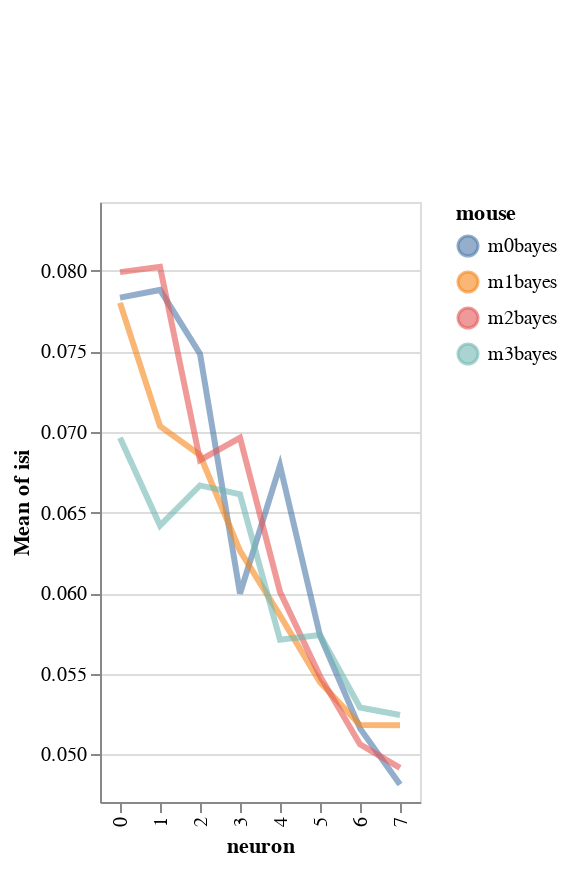

Notebook code cell kept with this figure:
### Code cell
import altair as alt
y='isi'
color='mouse'
x='neuron'

base=alt.Chart(df).encode(
            x=x,
            color=f'{color}',
            y=alt.Y(f'mean({y})',
                    scale=alt.Scale(zero=False,
                                    domain=list(np.quantile(df[y], [.05, .95])))),
)

# Create a selection that chooses the nearest point & selects based on x-value
nearest = alt.selection(type='single', nearest=True, on='mouseover',
                        fields=[x], empty='none')


# Transparent selectors across the chart. This is what tells us
# the x-value of the cursor
selectors = alt.Chart(df).mark_point().encode(
    x=x,
    opacity=alt.value(0),
).add_selection(
    nearest
)

highlight = alt.selection(type='single', on='mouseover',
                          fields=[color], nearest=True)

lines=base.mark_line(clip=True, fill=None, opacity=.6, ).encode(
            #tooltip=color,
            size=alt.condition(~highlight, alt.value(1), alt.value(3))
        )

# Draw text labels near the points, and highlight based on selection
text = lines.mark_text(align='left', dx=5, dy=-5).encode(
    text=alt.condition(nearest, y, alt.value(' '))
)

points = base.mark_circle().encode(
    opacity=alt.value(0)
).add_selection(
    highlight
)

alt.layer(
    lines, selectors, points, text
)

### Figure 1 — Vega-Lite specification as saved in the notebook (floating-point values rounded to 4 significant figures)
{"config": {"view": {"continuousWidth": 400, "continuousHeight": 300}}, "layer": [{"mark": {"type": "line", "clip": true, "fill": null, "opacity": 0.6}, "encoding": {"color": {"type": "nominal", "field": "mouse"}, "size": {"condition": {"value": 1, "selection": {"not": "selector004"}}, "value": 3}, "x": {"type": "nominal", "field": "neuron"}, "y": {"type": "quantitative", "aggregate": "mean", "field": "isi", "scale": {"domain": [0.04704, 0.08428], "zero": false}}}}, {"mark": "point", "encoding": {"opacity": {"value": 0}, "x": {"type": "nominal", "field": "neuron"}}, "selection": {"selector003": {"type": "single", "nearest": true, "on": "mouseover", "fields": ["neuron"], "empty": "none"}}}, {"mark": "circle", "encoding": {"color": {"type": "nominal", "field": "mouse"}, "opacity": {"value": 0}, "x": {"type": "nominal", "field": "neuron"}, "y": {"type": "quantitative", "aggregate": "mean", "field": "isi", "scale": {"domain": [0.04704, 0.08428], "zero": false}}}, "selection": {"selector004": {"type": "single", "on": "mouseover", "fields": ["mouse"], "nearest": true}}}, {"mark": {"type": "text", "align": "left", "dx": 5, "dy": -5}, "encoding": {"color": {"type": "nominal", "field": "mouse"}, "size": {"condition": {"value": 1, "selection": {"not": "selector004"}}, "value": 3}, "text": {"condition": {"type": "quantitative", "field": "isi", "selection": "selector003"}, "value": " "}, "x": {"type": "nominal", "field": "neuron"}, "y": {"type": "quantitative", "aggregate": "mean", "field": "isi", "scale": {"domain": [0.04704, 0.08428], "zero": false}}}}], "data": {"name": "data-a85d715fbd001485978fdb3f59e26cd0"}, "$schema": "https://vega.github.io/schema/vega-lite/v4.8.1.json", "datasets": {"data-a85d715fbd001485978fdb3f59e26cd0": [{"neuron_code": 0, "i_trial": 0, "stim": 0, "mouse_code": 0, "neuron": "0", "mouse": "m0bayes", "neuron_x_mouse": "m0bayes0", "log_firing_rate": 2.016, "Firing rate": 103.6, "firing_rate": 103.6, "i_spike": 48.0, "isi": 0.07266}, {"neuron_code": 0, "i_trial": 0, "stim": 1, "mouse_code": 0, "neuron": "0", "mouse": "m0bayes", "neuron_x_mouse": "m0bayes0", "log_firing_rate": 1.845, "Firing rate": 69.96, "firing_rate": 69.96, "i_spike": 41.5, "isi": 0.08331}, {"neuron_code": 0, "i_trial": 1, "stim": 0, "mouse_code": 0, "neuron": "0", "mouse": "m0bayes", "neuron_x_mouse": "m0bayes0", "log_firing_rate": 1.763, "Firing rate": 57.92, "firing_rate": 57.92, "i_spike": 42.5, "isi": 0.08263}, {"neuron_code": 0, "i_trial": 1, "stim": 1, "mouse_code": 0, "neuron": "0", "mouse": "m0bayes", "neuron_x_mouse": "m0bayes0", "log_firing_rate": 1.711, "Firing rate": 51.37, "firing_rate": 51.37, "i_spike": 43.0, "isi": 0.07476}, {"neuron_code": 1, "i_trial": 0, "stim": 0, "mouse_code": 0, "neuron": "1", "mouse": "m0bayes", "neuron_x_mouse": "m0bayes1", "log_firing_rate": 3.529, "Firing rate": 3382.0, "firing_rate": 3382.0, "i_spike": 39.0, "isi": 0.08926}, {"neuron_code": 1, "i_trial": 0, "stim": 1, "mouse_code": 0, "neuron": "1", "mouse": "m0bayes", "neuron_x_mouse": "m0bayes1", "log_firing_rate": 1.929, "Firing rate": 85.02, "firing_rate": 85.02, "i_spike": 43.5, "isi": 0.08025}, {"neuron_code": 1, "i_trial": 1, "stim": 0, "mouse_code": 0, "neuron": "1", "mouse": "m0bayes", "neuron_x_mouse": "m0bayes1", "log_firing_rate": 1.893, "Firing rate": 78.1, "firing_rate": 78.1, "i_spike": 51.5, "isi": 0.06597}, {"neuron_code": 1, "i_trial": 1, "stim": 1, "mouse_code": 0, "neuron": "1", "mouse": "m0bayes", "neuron_x_mouse": "m0bayes1", "log_firing_rate": 1.804, "Firing rate": 63.67, "firing_rate": 63.67, "i_spike": 43.5, "isi": 0.07979}, {"neuron_code": 2, "i_trial": 0, "stim": 0, "mouse_code": 0, "neuron": "2", "mouse": "m0bayes", "neuron_x_mouse": "m0bayes2", "log_firing_rate": 1.888, "Firing rate": 77.21, "firing_rate": 77.21, "i_spike": 41.0, "isi": 0.0848}, {"neuron_code": 2, "i_trial": 0, "stim": 1, "mouse_code": 0, "neuron": "2", "mouse": "m0bayes", "neuron_x_mouse": "m0bayes2", "log_firing_rate": 2.327, "Firing rate": 212.1, "firing_rate": 212.1, "i_spike": 58.0, "isi": 0.0606}, {"neuron_code": 2, "i_trial": 1, "stim": 0, "mouse_code": 0, "neuron": "2", "mouse": "m0bayes", "neuron_x_mouse": "m0bayes2", "log_firing_rate": 1.987, "Firing rate": 97.09, "firing_rate": 97.09, "i_spike": 41.5, "isi": 0.08302}, {"neuron_code": 2, "i_trial": 1, "stim": 1, "mouse_code": 0, "neuron": "2", "mouse": "m0bayes", "neuron_x_mouse": "m0bayes2", "log_firing_rate": 1.787, "Firing rate": 61.18, "firing_rate": 61.18, "i_spike": 48.0, "isi": 0.07101}, {"neuron_code": 3, "i_trial": 0, "stim": 0, "mouse_code": 0, "neuron": "3", "mouse": "m0bayes", "neuron_x_mouse": "m0bayes3", "log_firing_rate": 2.429, "Firing rate": 268.7, "firing_rate": 268.7, "i_spike": 55.0, "isi": 0.06318}, {"neuron_code": 3, "i_trial": 0, "stim": 1, "mouse_code": 0, "neuron": "3", "mouse": "m0bayes", "neuron_x_mouse": "m0bayes3", "log_firing_rate": 2.262, "Firing rate": 182.8, "firing_rate": 182.8, "i_spike": 58.0, "isi": 0.05932}, {"neuron_code": 3, "i_trial": 1, "stim": 0, "mouse_code": 0, "neuron": "3", "mouse": "m0bayes", "neuron_x_mouse": "m0bayes3", "log_firing_rate": 1.76, "Firing rate": 57.48, "firing_rate": 57.48, "i_spike": 53.5, "isi": 0.06546}, {"neuron_code": 3, "i_trial": 1, "stim": 1, "mouse_code": 0, "neuron": "3", "mouse": "m0bayes", "neuron_x_mouse": "m0bayes3", "log_firing_rate": 2.238, "Firing rate": 172.9, "firing_rate": 172.9, "i_spike": 65.0, "isi": 0.05194}, {"neuron_code": 4, "i_trial": 0, "stim": 0, "mouse_code": 0, "neuron": "4", "mouse": "m0bayes", "neuron_x_mouse": "m0bayes4", "log_firing_rate": 1.678, "Firing rate": 47.6, "firing_rate": 47.6, "i_spike": 42.5, "isi": 0.08136}, {"neuron_code": 4, "i_trial": 0, "stim": 1, "mouse_code": 0, "neuron": "4", "mouse": "m0bayes", "neuron_x_mouse": "m0bayes4", "log_firing_rate": 2.127, "Firing rate": 133.9, "firing_rate": 133.9, "i_spike": 56.5, "isi": 0.06193}, {"neuron_code": 4, "i_trial": 1, "stim": 0, "mouse_code": 0, "neuron": "4", "mouse": "m0bayes", "neuron_x_mouse": "m0bayes4", "log_firing_rate": 1.941, "Firing rate": 87.29, "firing_rate": 87.29, "i_spike": 56.5, "isi": 0.06177}, {"neuron_code": 4, "i_trial": 1, "stim": 1, "mouse_code": 0, "neuron": "4", "mouse": "m0bayes", "neuron_x_mouse": "m0bayes4", "log_firing_rate": 1.77, "Firing rate": 58.9, "firing_rate": 58.9, "i_spike": 52.0, "isi": 0.06658}, {"neuron_code": 5, "i_trial": 0, "stim": 0, "mouse_code": 0, "neuron": "5", "mouse": "m0bayes", "neuron_x_mouse": "m0bayes5", "log_firing_rate": 1.944, "Firing rate": 87.95, "firing_rate": 87.95, "i_spike": 59.0, "isi": 0.05874}, {"neuron_code": 5, "i_trial": 0, "stim": 1, "mouse_code": 0, "neuron": "5", "mouse": "m0bayes", "neuron_x_mouse": "m0bayes5", "log_firing_rate": 2.131, "Firing rate": 135.3, "firing_rate": 135.3, "i_spike": 55.5, "isi": 0.06226}, {"neuron_code": 5, "i_trial": 1, "stim": 0, "mouse_code": 0, "neuron": "5", "mouse": "m0bayes", "neuron_x_mouse": "m0bayes5", "log_firing_rate": 1.999, "Firing rate": 99.83, "firing_rate": 99.83, "i_spike": 64.0, "isi": 0.05473}, {"neuron_code": 5, "i_trial": 1, "stim": 1, "mouse_code": 0, "neuron": "5", "mouse": "m0bayes", "neuron_x_mouse": "m0bayes5", "log_firing_rate": 1.933, "Firing rate": 85.76, "firing_rate": 85.76, "i_spike": 63.0, "isi": 0.05371}, {"neuron_code": 6, "i_trial": 0, "stim": 0, "mouse_code": 0, "neuron": "6", "mouse": "m0bayes", "neuron_x_mouse": "m0bayes6", "log_firing_rate": 2.309, "Firing rate": 203.6, "firing_rate": 203.6, "i_spike": 64.0, "isi": 0.0541}, {"neuron_code": 6, "i_trial": 0, "stim": 1, "mouse_code": 0, "neuron": "6", "mouse": "m0bayes", "neuron_x_mouse": "m0bayes6", "log_firing_rate": 1.946, "Firing rate": 88.35, "firing_rate": 88.35, "i_spike": 69.5, "isi": 0.05059}, {"neuron_code": 6, "i_trial": 1, "stim": 0, "mouse_code": 0, "neuron": "6", "mouse": "m0bayes", "neuron_x_mouse": "m0bayes6", "log_firing_rate": 2.063, "Firing rate": 115.6, "firing_rate": 115.6, "i_spike": 70.5, "isi": 0.04968}, {"neuron_code": 6, "i_trial": 1, "stim": 1, "mouse_code": 0, "neuron": "6", "mouse": "m0bayes", "neuron_x_mouse": "m0bayes6", "log_firing_rate": 2.001, "Firing rate": 100.2, "firing_rate": 100.2, "i_spike": 66.0, "isi": 0.05206}, {"neuron_code": 7, "i_trial": 0, "stim": 0, "mouse_code": 0, "neuron": "7", "mouse": "m0bayes", "neuron_x_mouse": "m0bayes7", "log_firing_rate": 2.407, "Firing rate": 255.2, "firing_rate": 255.2, "i_spike": 82.5, "isi": 0.04205}, {"neuron_code": 7, "i_trial": 0, "stim": 1, "mouse_code": 0, "neuron": "7", "mouse": "m0bayes", "neuron_x_mouse": "m0bayes7", "log_firing_rate": 2.079, "Firing rate": 120.0, "firing_rate": 120.0, "i_spike": 68.5, "isi": 0.05124}, {"neuron_code": 7, "i_trial": 1, "stim": 0, "mouse_code": 0, "neuron": "7", "mouse": "m0bayes", "neuron_x_mouse": "m0bayes7", "log_firing_rate": 1.878, "Firing rate": 75.57, "firing_rate": 75.57, "i_spike": 66.5, "isi": 0.05182}, {"neuron_code": 7, "i_trial": 1, "stim": 1, "mouse_code": 0, "neuron": "7", "mouse": "m0bayes", "neuron_x_mouse": "m0bayes7", "log_firing_rate": 1.943, "Firing rate": 87.7, "firing_rate": 87.7, "i_spike": 73.5, "isi": 0.04736}, {"neuron_code": 8, "i_trial": 0, "stim": 0, "mouse_code": 1, "neuron": "0", "mouse": "m1bayes", "neuron_x_mouse": "m1bayes0", "log_firing_rate": 1.854, "Firing rate": 71.42, "firing_rate": 71.42, "i_spike": 49.5, "isi": 0.06957}, {"neuron_code": 8, "i_trial": 0, "stim": 1, "mouse_code": 1, "neuron": "0", "mouse": "m1bayes", "neuron_x_mouse": "m1bayes0", "log_firing_rate": 2.46, "Firing rate": 288.5, "firing_rate": 288.5, "i_spike": 44.5, "isi": 0.07513}, {"neuron_code": 8, "i_trial": 1, "stim": 0, "mouse_code": 1, "neuron": "0", "mouse": "m1bayes", "neuron_x_mouse": "m1bayes0", "log_firing_rate": 1.82, "Firing rate": 66.05, "firing_rate": 66.05, "i_spike": 41.5, "isi": 0.08142}, {"neuron_code": 8, "i_trial": 1, "stim": 1, "mouse_code": 1, "neuron": "0", "mouse": "m1bayes", "neuron_x_mouse": "m1bayes0", "log_firing_rate": 2.127, "Firing rate": 133.9, "firing_rate": 133.9, "i_spike": 39.0, "isi": 0.08596}, {"neuron_code": 9, "i_trial": 0, "stim": 0, "mouse_code": 1, "neuron": "1", "mouse": "m1bayes", "neuron_x_mouse": "m1bayes1", "log_firing_rate": 1.963, "Firing rate": 91.88, "firing_rate": 91.88, "i_spike": 48.5, "isi": 0.06874}, {"neuron_code": 9, "i_trial": 0, "stim": 1, "mouse_code": 1, "neuron": "1", "mouse": "m1bayes", "neuron_x_mouse": "m1bayes1", "log_firing_rate": 1.783, "Firing rate": 60.64, "firing_rate": 60.64, "i_spike": 52.5, "isi": 0.06636}, {"neuron_code": 9, "i_trial": 1, "stim": 0, "mouse_code": 1, "neuron": "1", "mouse": "m1bayes", "neuron_x_mouse": "m1bayes1", "log_firing_rate": 1.739, "Firing rate": 54.77, "firing_rate": 54.77, "i_spike": 45.0, "isi": 0.07829}, {"neuron_code": 9, "i_trial": 1, "stim": 1, "mouse_code": 1, "neuron": "1", "mouse": "m1bayes", "neuron_x_mouse": "m1bayes1", "log_firing_rate": 2.186, "Firing rate": 153.5, "firing_rate": 153.5, "i_spike": 51.5, "isi": 0.06805}, {"neuron_code": 10, "i_trial": 0, "stim": 0, "mouse_code": 1, "neuron": "2", "mouse": "m1bayes", "neuron_x_mouse": "m1bayes2", "log_firing_rate": 1.985, "Firing rate": 96.56, "firing_rate": 96.56, "i_spike": 47.0, "isi": 0.07369}, {"neuron_code": 10, "i_trial": 0, "stim": 1, "mouse_code": 1, "neuron": "2", "mouse": "m1bayes", "neuron_x_mouse": "m1bayes2", "log_firing_rate": 2.014, "Firing rate": 103.2, "firing_rate": 103.2, "i_spike": 56.5, "isi": 0.06116}, {"neuron_code": 10, "i_trial": 1, "stim": 0, "mouse_code": 1, "neuron": "2", "mouse": "m1bayes", "neuron_x_mouse": "m1bayes2", "log_firing_rate": 1.632, "Firing rate": 42.89, "firing_rate": 42.89, "i_spike": 54.5, "isi": 0.06428}, {"neuron_code": 10, "i_trial": 1, "stim": 1, "mouse_code": 1, "neuron": "2", "mouse": "m1bayes", "neuron_x_mouse": "m1bayes2", "log_firing_rate": 1.724, "Firing rate": 53.01, "firing_rate": 53.01, "i_spike": 46.0, "isi": 0.07515}, {"neuron_code": 11, "i_trial": 0, "stim": 0, "mouse_code": 1, "neuron": "3", "mouse": "m1bayes", "neuron_x_mouse": "m1bayes3", "log_firing_rate": 1.743, "Firing rate": 55.32, "firing_rate": 55.32, "i_spike": 55.5, "isi": 0.06311}, {"neuron_code": 11, "i_trial": 0, "stim": 1, "mouse_code": 1, "neuron": "3", "mouse": "m1bayes", "neuron_x_mouse": "m1bayes3", "log_firing_rate": 2.852, "Firing rate": 711.5, "firing_rate": 711.5, "i_spike": 56.0, "isi": 0.06298}, {"neuron_code": 11, "i_trial": 1, "stim": 0, "mouse_code": 1, "neuron": "3", "mouse": "m1bayes", "neuron_x_mouse": "m1bayes3", "log_firing_rate": 2.242, "Firing rate": 174.5, "firing_rate": 174.5, "i_spike": 59.0, "isi": 0.05973}, {"neuron_code": 11, "i_trial": 1, "stim": 1, "mouse_code": 1, "neuron": "3", "mouse": "m1bayes", "neuron_x_mouse": "m1bayes3", "log_firing_rate": 1.962, "Firing rate": 91.69, "firing_rate": 91.69, "i_spike": 53.0, "isi": 0.06466}, {"neuron_code": 12, "i_trial": 0, "stim": 0, "mouse_code": 1, "neuron": "4", "mouse": "m1bayes", "neuron_x_mouse": "m1bayes4", "log_firing_rate": 2.024, "Firing rate": 105.7, "firing_rate": 105.7, "i_spike": 56.0, "isi": 0.06259}, {"neuron_code": 12, "i_trial": 0, "stim": 1, "mouse_code": 1, "neuron": "4", "mouse": "m1bayes", "neuron_x_mouse": "m1bayes4", "log_firing_rate": 1.85, "Firing rate": 70.8, "firing_rate": 70.8, "i_spike": 59.0, "isi": 0.05971}, {"neuron_code": 12, "i_trial": 1, "stim": 0, "mouse_code": 1, "neuron": "4", "mouse": "m1bayes", "neuron_x_mouse": "m1bayes4", "log_firing_rate": 1.959, "Firing rate": 90.94, "firing_rate": 90.94, "i_spike": 64.0, "isi": 0.05435}, {"neuron_code": 12, "i_trial": 1, "stim": 1, "mouse_code": 1, "neuron": "4", "mouse": "m1bayes", "neuron_x_mouse": "m1bayes4", "log_firing_rate": 1.747, "Firing rate": 55.86, "firing_rate": 55.86, "i_spike": 60.5, "isi": 0.05784}, {"neuron_code": 13, "i_trial": 0, "stim": 0, "mouse_code": 1, "neuron": "5", "mouse": "m1bayes", "neuron_x_mouse": "m1bayes5", "log_firing_rate": 1.958, "Firing rate": 90.7, "firing_rate": 90.7, "i_spike": 56.0, "isi": 0.06273}, {"neuron_code": 13, "i_trial": 0, "stim": 1, "mouse_code": 1, "neuron": "5", "mouse": "m1bayes", "neuron_x_mouse": "m1bayes5", "log_firing_rate": 2.068, "Firing rate": 117.0, "firing_rate": 117.0, "i_spike": 75.5, "isi": 0.04623}, {"neuron_code": 13, "i_trial": 1, "stim": 0, "mouse_code": 1, "neuron": "5", "mouse": "m1bayes", "neuron_x_mouse": "m1bayes5", "log_firing_rate": 1.854, "Firing rate": 71.41, "firing_rate": 71.41, "i_spike": 56.0, "isi": 0.06163}, {"neuron_code": 13, "i_trial": 1, "stim": 1, "mouse_code": 1, "neuron": "5", "mouse": "m1bayes", "neuron_x_mouse": "m1bayes5", "log_firing_rate": 2.407, "Firing rate": 255.0, "firing_rate": 255.0, "i_spike": 73.0, "isi": 0.04733}, {"neuron_code": 14, "i_trial": 0, "stim": 0, "mouse_code": 1, "neuron": "6", "mouse": "m1bayes", "neuron_x_mouse": "m1bayes6", "log_firing_rate": 1.896, "Firing rate": 78.66, "firing_rate": 78.66, "i_spike": 70.0, "isi": 0.05016}, {"neuron_code": 14, "i_trial": 0, "stim": 1, "mouse_code": 1, "neuron": "6", "mouse": "m1bayes", "neuron_x_mouse": "m1bayes6", "log_firing_rate": 2.092, "Firing rate": 123.6, "firing_rate": 123.6, "i_spike": 69.0, "isi": 0.05068}, {"neuron_code": 14, "i_trial": 1, "stim": 0, "mouse_code": 1, "neuron": "6", "mouse": "m1bayes", "neuron_x_mouse": "m1bayes6", "log_firing_rate": 2.291, "Firing rate": 195.6, "firing_rate": 195.6, "i_spike": 62.5, "isi": 0.05602}, {"neuron_code": 14, "i_trial": 1, "stim": 1, "mouse_code": 1, "neuron": "6", "mouse": "m1bayes", "neuron_x_mouse": "m1bayes6", "log_firing_rate": 1.94, "Firing rate": 87.11, "firing_rate": 87.11, "i_spike": 69.0, "isi": 0.0504}, {"neuron_code": 15, "i_trial": 0, "stim": 0, "mouse_code": 1, "neuron": "7", "mouse": "m1bayes", "neuron_x_mouse": "m1bayes7", "log_firing_rate": 1.922, "Firing rate": 83.52, "firing_rate": 83.52, "i_spike": 75.5, "isi": 0.04602}, {"neuron_code": 15, "i_trial": 0, "stim": 1, "mouse_code": 1, "neuron": "7", "mouse": "m1bayes", "neuron_x_mouse": "m1bayes7", "log_firing_rate": 2.424, "Firing rate": 265.3, "firing_rate": 265.3, "i_spike": 65.0, "isi": 0.05277}, {"neuron_code": 15, "i_trial": 1, "stim": 0, "mouse_code": 1, "neuron": "7", "mouse": "m1bayes", "neuron_x_mouse": "m1bayes7", "log_firing_rate": 2.03, "Firing rate": 107.0, "firing_rate": 107.0, "i_spike": 70.5, "isi": 0.04949}, {"neuron_code": 15, "i_trial": 1, "stim": 1, "mouse_code": 1, "neuron": "7", "mouse": "m1bayes", "neuron_x_mouse": "m1bayes7", "log_firing_rate": 1.75, "Firing rate": 56.28, "firing_rate": 56.28, "i_spike": 58.5, "isi": 0.05889}, {"neuron_code": 16, "i_trial": 0, "stim": 0, "mouse_code": 2, "neuron": "0", "mouse": "m2bayes", "neuron_x_mouse": "m2bayes0", "log_firing_rate": 2.025, "Firing rate": 106.0, "firing_rate": 106.0, "i_spike": 45.0, "isi": 0.07802}, {"neuron_code": 16, "i_trial": 0, "stim": 1, "mouse_code": 2, "neuron": "0", "mouse": "m2bayes", "neuron_x_mouse": "m2bayes0", "log_firing_rate": 1.714, "Firing rate": 51.74, "firing_rate": 51.74, "i_spike": 47.0, "isi": 0.07444}, {"neuron_code": 16, "i_trial": 1, "stim": 0, "mouse_code": 2, "neuron": "0", "mouse": "m2bayes", "neuron_x_mouse": "m2bayes0", "log_firing_rate": 2.016, "Firing rate": 103.7, "firing_rate": 103.7, "i_spike": 40.0, "isi": 0.0857}, {"neuron_code": 16, "i_trial": 1, "stim": 1, "mouse_code": 2, "neuron": "0", "mouse": "m2bayes", "neuron_x_mouse": "m2bayes0", "log_firing_rate": 1.781, "Firing rate": 60.43, "firing_rate": 60.43, "i_spike": 42.5, "isi": 0.08153}, {"neuron_code": 17, "i_trial": 0, "stim": 0, "mouse_code": 2, "neuron": "1", "mouse": "m2bayes", "neuron_x_mouse": "m2bayes1", "log_firing_rate": 1.696, "Firing rate": 49.67, "firing_rate": 49.67, "i_spike": 38.5, "isi": 0.0892}, {"neuron_code": 17, "i_trial": 0, "stim": 1, "mouse_code": 2, "neuron": "1", "mouse": "m2bayes", "neuron_x_mouse": "m2bayes1", "log_firing_rate": 2.037, "Firing rate": 108.9, "firing_rate": 108.9, "i_spike": 36.5, "isi": 0.09536}, {"neuron_code": 17, "i_trial": 1, "stim": 0, "mouse_code": 2, "neuron": "1", "mouse": "m2bayes", "neuron_x_mouse": "m2bayes1", "log_firing_rate": 2.196, "Firing rate": 156.9, "firing_rate": 156.9, "i_spike": 49.5, "isi": 0.07104}, {"neuron_code": 17, "i_trial": 1, "stim": 1, "mouse_code": 2, "neuron": "1", "mouse": "m2bayes", "neuron_x_mouse": "m2bayes1", "log_firing_rate": 2.119, "Firing rate": 131.5, "firing_rate": 131.5, "i_spike": 52.0, "isi": 0.06543}, {"neuron_code": 18, "i_trial": 0, "stim": 0, "mouse_code": 2, "neuron": "2", "mouse": "m2bayes", "neuron_x_mouse": "m2bayes2", "log_firing_rate": 2.297, "Firing rate": 198.4, "firing_rate": 198.4, "i_spike": 45.5, "isi": 0.07652}, {"neuron_code": 18, "i_trial": 0, "stim": 1, "mouse_code": 2, "neuron": "2", "mouse": "m2bayes", "neuron_x_mouse": "m2bayes2", "log_firing_rate": 1.928, "Firing rate": 84.68, "firing_rate": 84.68, "i_spike": 65.0, "isi": 0.05382}, {"neuron_code": 18, "i_trial": 1, "stim": 0, "mouse_code": 2, "neuron": "2", "mouse": "m2bayes", "neuron_x_mouse": "m2bayes2", "log_firing_rate": 2.183, "Firing rate": 152.3, "firing_rate": 152.3, "i_spike": 43.5, "isi": 0.07899}, {"neuron_code": 18, "i_trial": 1, "stim": 1, "mouse_code": 2, "neuron": "2", "mouse": "m2bayes", "neuron_x_mouse": "m2bayes2", "log_firing_rate": 2.312, "Firing rate": 205.2, "firing_rate": 205.2, "i_spike": 55.0, "isi": 0.0637}, {"neuron_code": 19, "i_trial": 0, "stim": 0, "mouse_code": 2, "neuron": "3", "mouse": "m2bayes", "neuron_x_mouse": "m2bayes3", "log_firing_rate": 1.82, "Firing rate": 66.12, "firing_rate": 66.12, "i_spike": 43.0, "isi": 0.07943}, {"neuron_code": 19, "i_trial": 0, "stim": 1, "mouse_code": 2, "neuron": "3", "mouse": "m2bayes", "neuron_x_mouse": "m2bayes3", "log_firing_rate": 2.767, "Firing rate": 584.5, "firing_rate": 584.5, "i_spike": 62.5, "isi": 0.056}, {"neuron_code": 19, "i_trial": 1, "stim": 0, "mouse_code": 2, "neuron": "3", "mouse": "m2bayes", "neuron_x_mouse": "m2bayes3", "log_firing_rate": 1.868, "Firing rate": 73.71, "firing_rate": 73.71, "i_spike": 42.5, "isi": 0.08142}, {"neuron_code": 19, "i_trial": 1, "stim": 1, "mouse_code": 2, "neuron": "3", "mouse": "m2bayes", "neuron_x_mouse": "m2bayes3", "log_firing_rate": 2.155, "Firing rate": 142.7, "firing_rate": 142.7, "i_spike": 56.0, "isi": 0.06171}, {"neuron_code": 20, "i_trial": 0, "stim": 0, "mouse_code": 2, "neuron": "4", "mouse": "m2bayes", "neuron_x_mouse": "m2bayes4", "log_firing_rate": 2.287, "Firing rate": 193.9, "firing_rate": 193.9, "i_spike": 63.5, "isi": 0.05519}, {"neuron_code": 20, "i_trial": 0, "stim": 1, "mouse_code": 2, "neuron": "4", "mouse": "m2bayes", "neuron_x_mouse": "m2bayes4", "log_firing_rate": 2.018, "Firing rate": 104.3, "firing_rate": 104.3, "i_spike": 63.5, "isi": 0.05255}, {"neuron_code": 20, "i_trial": 1, "stim": 0, "mouse_code": 2, "neuron": "4", "mouse": "m2bayes", "neuron_x_mouse": "m2bayes4", "log_firing_rate": 2.652, "Firing rate": 448.4, "firing_rate": 448.4, "i_spike": 54.0, "isi": 0.06477}, {"neuron_code": 20, "i_trial": 1, "stim": 1, "mouse_code": 2, "neuron": "4", "mouse": "m2bayes", "neuron_x_mouse": "m2bayes4", "log_firing_rate": 2.086, "Firing rate": 122.0, "firing_rate": 122.0, "i_spike": 52.0, "isi": 0.06781}, {"neuron_code": 21, "i_trial": 0, "stim": 0, "mouse_code": 2, "neuron": "5", "mouse": "m2bayes", "neuron_x_mouse": "m2bayes5", "log_firing_rate": 2.106, "Firing rate": 127.7, "firing_rate": 127.7, "i_spike": 65.5, "isi": 0.05323}, {"neuron_code": 21, "i_trial": 0, "stim": 1, "mouse_code": 2, "neuron": "5", "mouse": "m2bayes", "neuron_x_mouse": "m2bayes5", "log_firing_rate": 2.52, "Firing rate": 331.0, "firing_rate": 331.0, "i_spike": 60.5, "isi": 0.0554}, {"neuron_code": 21, "i_trial": 1, "stim": 0, "mouse_code": 2, "neuron": "5", "mouse": "m2bayes", "neuron_x_mouse": "m2bayes5", "log_firing_rate": 2.101, "Firing rate": 126.2, "firing_rate": 126.2, "i_spike": 51.5, "isi": 0.06726}, {"neuron_code": 21, "i_trial": 1, "stim": 1, "mouse_code": 2, "neuron": "5", "mouse": "m2bayes", "neuron_x_mouse": "m2bayes5", "log_firing_rate": 2.246, "Firing rate": 176.2, "firing_rate": 176.2, "i_spike": 80.5, "isi": 0.0435}, {"neuron_code": 22, "i_trial": 0, "stim": 0, "mouse_code": 2, "neuron": "6", "mouse": "m2bayes", "neuron_x_mouse": "m2bayes6", "log_firing_rate": 2.251, "Firing rate": 178.4, "firing_rate": 178.4, "i_spike": 63.5, "isi": 0.05414}, {"neuron_code": 22, "i_trial": 0, "stim": 1, "mouse_code": 2, "neuron": "6", "mouse": "m2bayes", "neuron_x_mouse": "m2bayes6", "log_firing_rate": 1.878, "Firing rate": 75.43, "firing_rate": 75.43, "i_spike": 71.5, "isi": 0.04859}, {"neuron_code": 22, "i_trial": 1, "stim": 0, "mouse_code": 2, "neuron": "6", "mouse": "m2bayes", "neuron_x_mouse": "m2bayes6", "log_firing_rate": 1.962, "Firing rate": 91.53, "firing_rate": 91.53, "i_spike": 69.0, "isi": 0.05059}, {"neuron_code": 22, "i_trial": 1, "stim": 1, "mouse_code": 2, "neuron": "6", "mouse": "m2bayes", "neuron_x_mouse": "m2bayes6", "log_firing_rate": 2.282, "Firing rate": 191.5, "firing_rate": 191.5, "i_spike": 71.0, "isi": 0.04915}, {"neuron_code": 23, "i_trial": 0, "stim": 0, "mouse_code": 2, "neuron": "7", "mouse": "m2bayes", "neuron_x_mouse": "m2bayes7", "log_firing_rate": 2.06, "Firing rate": 114.9, "firing_rate": 114.9, "i_spike": 75.5, "isi": 0.04541}, {"neuron_code": 23, "i_trial": 0, "stim": 1, "mouse_code": 2, "neuron": "7", "mouse": "m2bayes", "neuron_x_mouse": "m2bayes7", "log_firing_rate": 1.983, "Firing rate": 96.17, "firing_rate": 96.17, "i_spike": 74.5, "isi": 0.04688}, {"neuron_code": 23, "i_trial": 1, "stim": 0, "mouse_code": 2, "neuron": "7", "mouse": "m2bayes", "neuron_x_mouse": "m2bayes7", "log_firing_rate": 2.2, "Firing rate": 158.5, "firing_rate": 158.5, "i_spike": 72.5, "isi": 0.04799}, {"neuron_code": 23, "i_trial": 1, "stim": 1, "mouse_code": 2, "neuron": "7", "mouse": "m2bayes", "neuron_x_mouse": "m2bayes7", "log_firing_rate": 2.399, "Firing rate": 250.6, "firing_rate": 250.6, "i_spike": 62.0, "isi": 0.05632}, {"neuron_code": 24, "i_trial": 0, "stim": 0, "mouse_code": 3, "neuron": "0", "mouse": "m3bayes", "neuron_x_mouse": "m3bayes0", "log_firing_rate": 1.827, "Firing rate": 67.08, "firing_rate": 67.08, "i_spike": 40.5, "isi": 0.08518}, {"neuron_code": 24, "i_trial": 0, "stim": 1, "mouse_code": 3, "neuron": "0", "mouse": "m3bayes", "neuron_x_mouse": "m3bayes0", "log_firing_rate": 2.131, "Firing rate": 135.3, "firing_rate": 135.3, "i_spike": 49.5, "isi": 0.07}, {"neuron_code": 24, "i_trial": 1, "stim": 0, "mouse_code": 3, "neuron": "0", "mouse": "m3bayes", "neuron_x_mouse": "m3bayes0", "log_firing_rate": 1.885, "Firing rate": 76.79, "firing_rate": 76.79, "i_spike": 48.0, "isi": 0.07313}, {"neuron_code": 24, "i_trial": 1, "stim": 1, "mouse_code": 3, "neuron": "0", "mouse": "m3bayes", "neuron_x_mouse": "m3bayes0", "log_firing_rate": 1.949, "Firing rate": 88.89, "firing_rate": 88.89, "i_spike": 69.0, "isi": 0.05026}, {"neuron_code": 25, "i_trial": 0, "stim": 0, "mouse_code": 3, "neuron": "1", "mouse": "m3bayes", "neuron_x_mouse": "m3bayes1", "log_firing_rate": 1.833, "Firing rate": 68.01, "firing_rate": 68.01, "i_spike": 52.0, "isi": 0.06486}, {"neuron_code": 25, "i_trial": 0, "stim": 1, "mouse_code": 3, "neuron": "1", "mouse": "m3bayes", "neuron_x_mouse": "m3bayes1", "log_firing_rate": 1.724, "Firing rate": 52.96, "firing_rate": 52.96, "i_spike": 58.5, "isi": 0.05766}, {"neuron_code": 25, "i_trial": 1, "stim": 0, "mouse_code": 3, "neuron": "1", "mouse": "m3bayes", "neuron_x_mouse": "m3bayes1", "log_firing_rate": 1.72, "Firing rate": 52.49, "firing_rate": 52.49, "i_spike": 48.5, "isi": 0.07123}, {"neuron_code": 25, "i_trial": 1, "stim": 1, "mouse_code": 3, "neuron": "1", "mouse": "m3bayes", "neuron_x_mouse": "m3bayes1", "log_firing_rate": 2.09, "Firing rate": 123.1, "firing_rate": 123.1, "i_spike": 55.5, "isi": 0.06303}, {"neuron_code": 26, "i_trial": 0, "stim": 0, "mouse_code": 3, "neuron": "2", "mouse": "m3bayes", "neuron_x_mouse": "m3bayes2", "log_firing_rate": 1.856, "Firing rate": 71.72, "firing_rate": 71.72, "i_spike": 45.0, "isi": 0.07674}, {"neuron_code": 26, "i_trial": 0, "stim": 1, "mouse_code": 3, "neuron": "2", "mouse": "m3bayes", "neuron_x_mouse": "m3bayes2", "log_firing_rate": 1.82, "Firing rate": 66.13, "firing_rate": 66.13, "i_spike": 54.0, "isi": 0.06221}, {"neuron_code": 26, "i_trial": 1, "stim": 0, "mouse_code": 3, "neuron": "2", "mouse": "m3bayes", "neuron_x_mouse": "m3bayes2", "log_firing_rate": 1.895, "Firing rate": 78.6, "firing_rate": 78.6, "i_spike": 52.5, "isi": 0.06447}, {"neuron_code": 26, "i_trial": 1, "stim": 1, "mouse_code": 3, "neuron": "2", "mouse": "m3bayes", "neuron_x_mouse": "m3bayes2", "log_firing_rate": 2.124, "Firing rate": 133.2, "firing_rate": 133.2, "i_spike": 55.5, "isi": 0.06333}, {"neuron_code": 27, "i_trial": 0, "stim": 0, "mouse_code": 3, "neuron": "3", "mouse": "m3bayes", "neuron_x_mouse": "m3bayes3", "log_firing_rate": 1.663, "Firing rate": 46.02, "firing_rate": 46.02, "i_spike": 50.0, "isi": 0.06868}, {"neuron_code": 27, "i_trial": 0, "stim": 1, "mouse_code": 3, "neuron": "3", "mouse": "m3bayes", "neuron_x_mouse": "m3bayes3", "log_firing_rate": 2.066, "Firing rate": 116.4, "firing_rate": 116.4, "i_spike": 61.0, "isi": 0.05696}, {"neuron_code": 27, "i_trial": 1, "stim": 0, "mouse_code": 3, "neuron": "3", "mouse": "m3bayes", "neuron_x_mouse": "m3bayes3", "log_firing_rate": 1.897, "Firing rate": 78.85, "firing_rate": 78.85, "i_spike": 49.0, "isi": 0.06901}, {"neuron_code": 27, "i_trial": 1, "stim": 1, "mouse_code": 3, "neuron": "3", "mouse": "m3bayes", "neuron_x_mouse": "m3bayes3", "log_firing_rate": 2.304, "Firing rate": 201.4, "firing_rate": 201.4, "i_spike": 49.5, "isi": 0.06989}, {"neuron_code": 28, "i_trial": 0, "stim": 0, "mouse_code": 3, "neuron": "4", "mouse": "m3bayes", "neuron_x_mouse": "m3bayes4", "log_firing_rate": 1.932, "Firing rate": 85.52, "firing_rate": 85.52, "i_spike": 57.5, "isi": 0.0607}, {"neuron_code": 28, "i_trial": 0, "stim": 1, "mouse_code": 3, "neuron": "4", "mouse": "m3bayes", "neuron_x_mouse": "m3bayes4", "log_firing_rate": 2.019, "Firing rate": 104.5, "firing_rate": 104.5, "i_spike": 58.5, "isi": 0.05845}, {"neuron_code": 28, "i_trial": 1, "stim": 0, "mouse_code": 3, "neuron": "4", "mouse": "m3bayes", "neuron_x_mouse": "m3bayes4", "log_firing_rate": 2.874, "Firing rate": 748.1, "firing_rate": 748.1, "i_spike": 57.0, "isi": 0.06019}, {"neuron_code": 28, "i_trial": 1, "stim": 1, "mouse_code": 3, "neuron": "4", "mouse": "m3bayes", "neuron_x_mouse": "m3bayes4", "log_firing_rate": 3.521, "Firing rate": 3322.0, "firing_rate": 3322.0, "i_spike": 71.5, "isi": 0.04908}, {"neuron_code": 29, "i_trial": 0, "stim": 0, "mouse_code": 3, "neuron": "5", "mouse": "m3bayes", "neuron_x_mouse": "m3bayes5", "log_firing_rate": 1.88, "Firing rate": 75.8, "firing_rate": 75.8, "i_spike": 56.5, "isi": 0.06208}, {"neuron_code": 29, "i_trial": 0, "stim": 1, "mouse_code": 3, "neuron": "5", "mouse": "m3bayes", "neuron_x_mouse": "m3bayes5", "log_firing_rate": 1.877, "Firing rate": 75.35, "firing_rate": 75.35, "i_spike": 57.0, "isi": 0.06145}, {"neuron_code": 29, "i_trial": 1, "stim": 0, "mouse_code": 3, "neuron": "5", "mouse": "m3bayes", "neuron_x_mouse": "m3bayes5", "log_firing_rate": 2.161, "Firing rate": 144.8, "firing_rate": 144.8, "i_spike": 69.5, "isi": 0.05034}, {"neuron_code": 29, "i_trial": 1, "stim": 1, "mouse_code": 3, "neuron": "5", "mouse": "m3bayes", "neuron_x_mouse": "m3bayes5", "log_firing_rate": 1.839, "Firing rate": 69.01, "firing_rate": 69.01, "i_spike": 63.0, "isi": 0.05571}, {"neuron_code": 30, "i_trial": 0, "stim": 0, "mouse_code": 3, "neuron": "6", "mouse": "m3bayes", "neuron_x_mouse": "m3bayes6", "log_firing_rate": 1.981, "Firing rate": 95.8, "firing_rate": 95.8, "i_spike": 63.0, "isi": 0.05543}, {"neuron_code": 30, "i_trial": 0, "stim": 1, "mouse_code": 3, "neuron": "6", "mouse": "m3bayes", "neuron_x_mouse": "m3bayes6", "log_firing_rate": 2.183, "Firing rate": 152.4, "firing_rate": 152.4, "i_spike": 78.0, "isi": 0.04487}, {"neuron_code": 30, "i_trial": 1, "stim": 0, "mouse_code": 3, "neuron": "6", "mouse": "m3bayes", "neuron_x_mouse": "m3bayes6", "log_firing_rate": 2.102, "Firing rate": 126.4, "firing_rate": 126.4, "i_spike": 66.0, "isi": 0.05222}, {"neuron_code": 30, "i_trial": 1, "stim": 1, "mouse_code": 3, "neuron": "6", "mouse": "m3bayes", "neuron_x_mouse": "m3bayes6", "log_firing_rate": 1.872, "Firing rate": 74.4, "firing_rate": 74.4, "i_spike": 59.5, "isi": 0.05908}, {"neuron_code": 31, "i_trial": 0, "stim": 0, "mouse_code": 3, "neuron": "7", "mouse": "m3bayes", "neuron_x_mouse": "m3bayes7", "log_firing_rate": 1.994, "Firing rate": 98.7, "firing_rate": 98.7, "i_spike": 69.0, "isi": 0.05014}, {"neuron_code": 31, "i_trial": 0, "stim": 1, "mouse_code": 3, "neuron": "7", "mouse": "m3bayes", "neuron_x_mouse": "m3bayes7", "log_firing_rate": 1.938, "Firing rate": 86.72, "firing_rate": 86.72, "i_spike": 68.0, "isi": 0.05124}, {"neuron_code": 31, "i_trial": 1, "stim": 0, "mouse_code": 3, "neuron": "7", "mouse": "m3bayes", "neuron_x_mouse": "m3bayes7", "log_firing_rate": 2.197, "Firing rate": 157.5, "firing_rate": 157.5, "i_spike": 61.0, "isi": 0.05732}, {"neuron_code": 31, "i_trial": 1, "stim": 1, "mouse_code": 3, "neuron": "7", "mouse": "m3bayes", "neuron_x_mouse": "m3bayes7", "log_firing_rate": 2.274, "Firing rate": 187.8, "firing_rate": 187.8, "i_spike": 68.5, "isi": 0.05107}]}}
